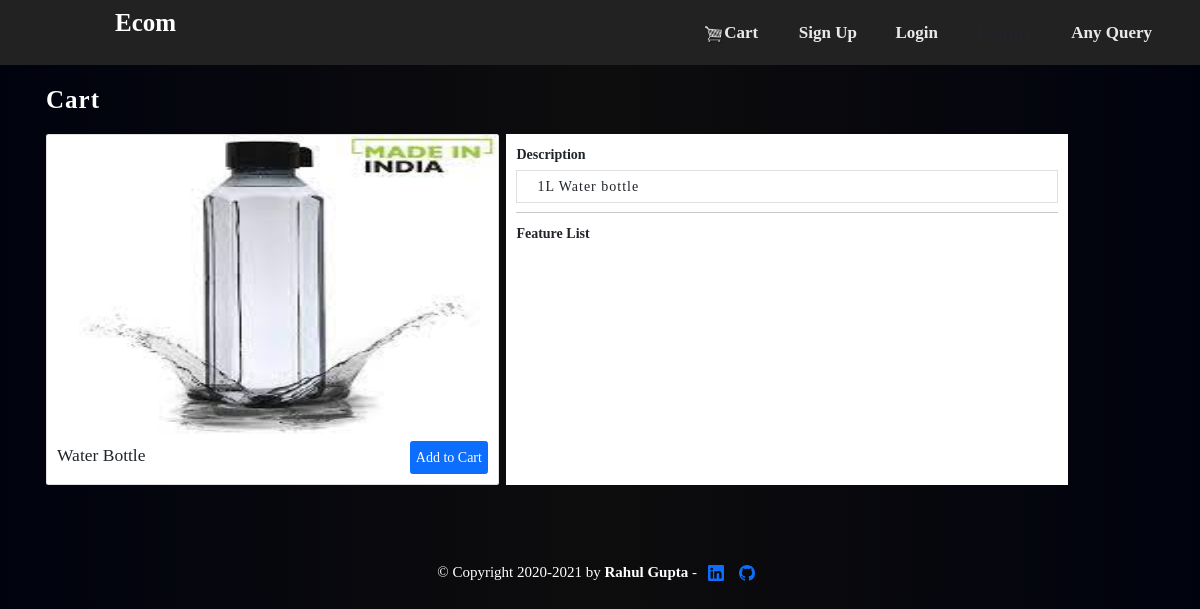
Before: /product/28/ with the older database file.
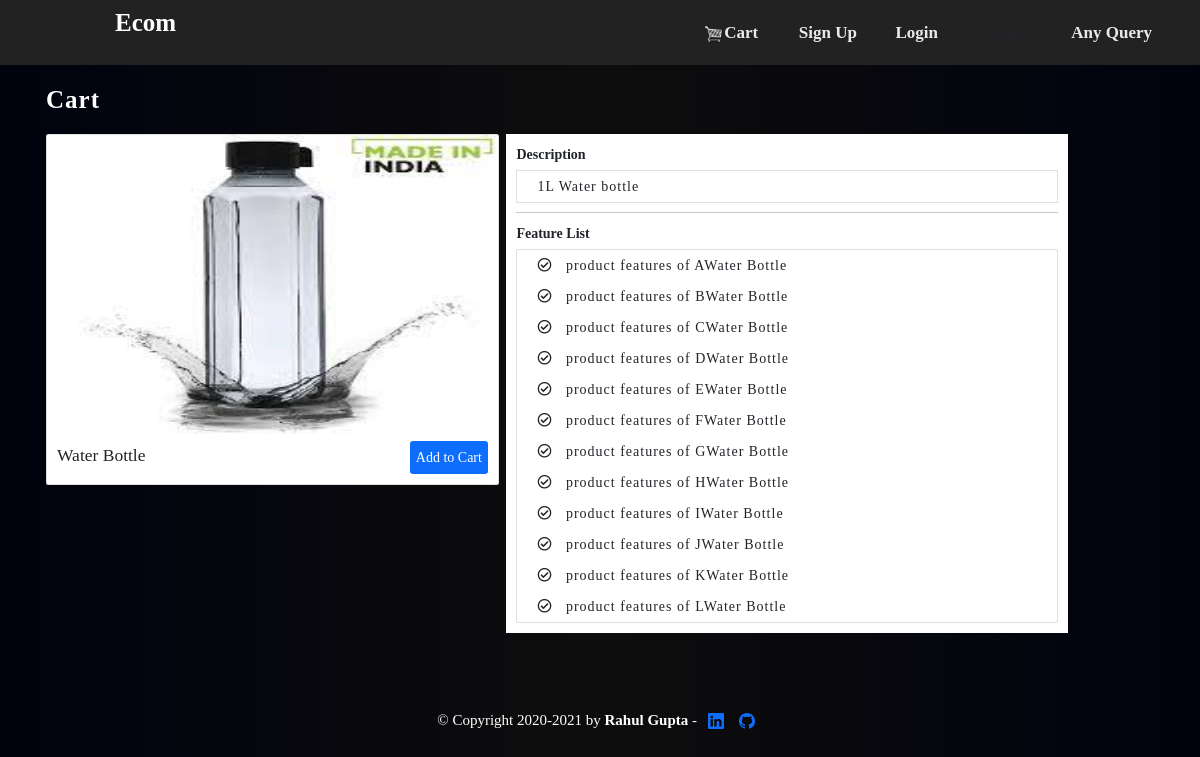
After: the same page with the newer database file.
### store/models.py (models this page shows, shortened)
class Product(models.Model):
	added_by = models.ForeignKey(Customer, on_delete=models.CASCADE, related_name="products") #new
	name = models.CharField(max_length=200)
	price = models.FloatField()
	digital = models.BooleanField(default=False)
	image = models.ImageField(null=True,blank=True)
	description = models.TextField(max_length=1000,null=True,blank=True)
	is_active = models.BooleanField(default=True)
	@property
	def get_image_url(self):
		try:
			return self.image.url
		except :
			return ''

class ProductFeatures(models.Model):
	product = models.ForeignKey(Product, on_delete=models.CASCADE,related_name="features", null=True)
	feature = models.CharField(max_length=250,null=True,blank=True)
	def __str__(self):
		return "product features of "+ self.feature + self.product.name

### store/views.py (the view)
# urls.py: path('product/<int:id>/',views.product_detail,name="product-detail"),
def product_detail(request,id=None):
	product = Product.objects.get(id=id)
	features = product.features.all()
	admin = request.GET.get("admin")
	if admin:
		return render(request,'store/admin_product_update.html',{'product':product,'features':features})
	return render(request,'store/product_detail.html',{'product':product,'features':features})

### store/templates/store/product_detail.html (shortened to what this page needs)
{% extends 'store/main.html' %}
{% load template_filter %}
{% load static %}
{% block content %}
<link rel="stylesheet" href="https://cdnjs.cloudflare.com/ajax/libs/font-awesome/5.15.3/css/all.min.css"/>
<link href="https://cdn.jsdelivr.net/npm/bootstrap@5.0.0-beta3/dist/css/bootstrap.min.css" rel="stylesheet">
<link rel="stylesheet" href="https://cdn.datatables.net/1.10.24/css/jquery.dataTables.min.css">
<p class="text-left head">Cart </p>
	<div class="row">
		<div class="col-md-5" style="margin-top:5px;">
            <div class="card">
                <img src="{{product.get_image_url}}" class="card-img-top" alt="{{product.name}}" height="300px">
                <div class="card-body">
                  <h3>{{product.name}}</h3>
                  <button  class="btn btn-primary add-btn update-cart" data-product="{{product.id}}" data-action="add">Add to Cart</button>
                </div>
            </div>
        </div>
        <div class="col-md-6 feature-div">
          <label>Description</label>
          <p class="list-group-item">{{product.description}}</p>
          <hr>
            <label>Feature List</label>
            <ul class="list-group">
              {% for i in features %}
              <li class="list-group-item">
                <i class="far fa-check-circle"></i> &nbsp;  {{i}}
              </li>
              {% endfor %}
            </ul>
        </div>
	</div>
{% endblock content %}

### store/templates/store/main.html (shortened to what this page needs)
<!DOCTYPE html>
{% load static %}
<html lang="en">
<head>
    <link href="{% static 'css/main.css' %}" type="text/css" rel="stylesheet">
    <link rel="stylesheet" href="https://cdnjs.cloudflare.com/ajax/libs/font-awesome/4.7.0/css/font-awesome.min.css">
    <link rel="stylesheet" href="https://maxcdn.bootstrapcdn.com/bootstrap/3.4.1/css/bootstrap.min.css">
    <link rel="stylesheet" type="text/css" href="https://cdn.datatables.net/v/dt/jq-2.2.4/dt-1.10.13/fc-3.2.2/fh-3.1.2/r-2.1.0/sc-1.4.2/datatables.min.css" />
<body>
    <nav class=" navbar-inverse" id="navbar" style="overflow: hidden;">
            <label class="logo"><a class="navbar-brand" href="{% url 'store' %}" style="">Ecom</a></label>
          <ul class="">
            <li><a href="{% url 'cart' %}"><img src="{% static 'images/cart.png' %}" style="width:20px;height: 100%;">Cart  <sup></sup></a></li>
            {% if request.session.authenticated %}
              <li><a href="{% url 'logout' %}">Logout</a></li>
              {% if request.user.customer.is_vendor %}
              <li><a href="{% url 'admin-dashboard' %}">Admin Dashboard</a></li>
              {% else %}
              <li><a data-toggle="modal" data-target="#be_part_of_ecom">Be Part of Ecom</a></li>
              {% endif %}
            {% else %}
              <li><a href="{% url 'registration' %}"> Sign Up</a></li>
              <li><a href="{% url 'login' %}">Login</a></li>
            {% endif %}
            <li><a data-toggle="modal" data-target="#exampleModalLong">Feature</a></li>
            <li><a href="https://rahulgupta1996.pythonanywhere.com/contact/">Any Query</a></li>
          </ul>
      </nav>
         <div class="container" style="padding:16px;overflow:hidden;margin-bottom:5%;">
                {% block content %}
                {% endblock content %}
          </div>
{%  block footer %}
          <footer class="mx-auto">
            <p class="text-center cw">&copy; Copyright 2020-2021 by <strong><a href="https://rahulgupta1996.pythonanywhere.com/" style="text-decoration:none;color:white;">Rahul Gupta</a></strong>&nbsp;-&nbsp;&nbsp;
                  <a href="https://www.linkedin.com/in/rahul-gupta-1b2578170/" target="_blank"  style="text-decoration: none;" >
                    &nbsp;</a>&nbsp;
                  <a href="https://github.com/Rahul-Radheshyam-Gupta" target="_blank"  style="text-decoration: none;" >
                    &nbsp;</a>
                </p>
          </footer>
{% endblock footer %}
      </body>
</html>

### store/static/css/main.css (style rules this page uses)
h1,h2,h3,h4,h5,h6 { color:hsl(0, 0%, 30%); }
.btn { border-radius: 0; }

### store/templates/store/main.html (style rules this page uses)
body { background-image:linear-gradient(to right,rgb(0, 2, 14),#0e0d0d,rgb(0, 2, 14))!important; font-family: montserrat!important; opacity:1; }
* { padding: 0; margin: 0; text-decoration: none; list-style: none; box-sizing: border-box; }
nav { height: 65px; width: 100%; }
label.logo { color: white; font-size: 40px!important; line-height: 80px; padding: 0 100px; opacity: 1!important; font-weight: bolder; }
nav ul { float: right; margin-right: 30px!important; }
nav ul li { display: inline-block; line-height: 65px; margin: 0 5px; }
nav ul li a { color: white; opacity: 0.9; font-size: 17px; padding: 7px 13px; font-weight: bold; text-decoration: none; }
.navbar-brand { color: white!important; font-size: 25px!important; margin-top: 10px; }
.head { font-size: 25px; font-weight: bold; opacity:1; color:white; letter-spacing:1px; }
.cw { color:white; }
footer { font-size: 15px; padding-bottom:12px; }

### store/templates/store/product_detail.html (style rules this page uses)
.row { font-size:14px; }
.update-cart { float:right; margin-top:-30px; padding:5px; font-size:14px; }
.feature-div { margin-top:5px; background-color:white; padding:10px; }
.list-group-item { padding-left:20px; letter-spacing:1px; }

Changed rows visible on the page:
added ProductFeatures: feature+product "product features of AWater Bottle"
added ProductFeatures: feature+product "product features of BWater Bottle"
added ProductFeatures: feature+product "product features of CWater Bottle"
added ProductFeatures: feature+product "product features of DWater Bottle"
added ProductFeatures: feature+product "product features of EWater Bottle"
added ProductFeatures: feature+product "product features of FWater Bottle"
added ProductFeatures: feature+product "product features of GWater Bottle"
added ProductFeatures: feature+product "product features of HWater Bottle"
added ProductFeatures: feature+product "product features of IWater Bottle"
added ProductFeatures: feature+product "product features of JWater Bottle"
added ProductFeatures: feature+product "product features of KWater Bottle"
added ProductFeatures: feature+product "product features of LWater Bottle"
